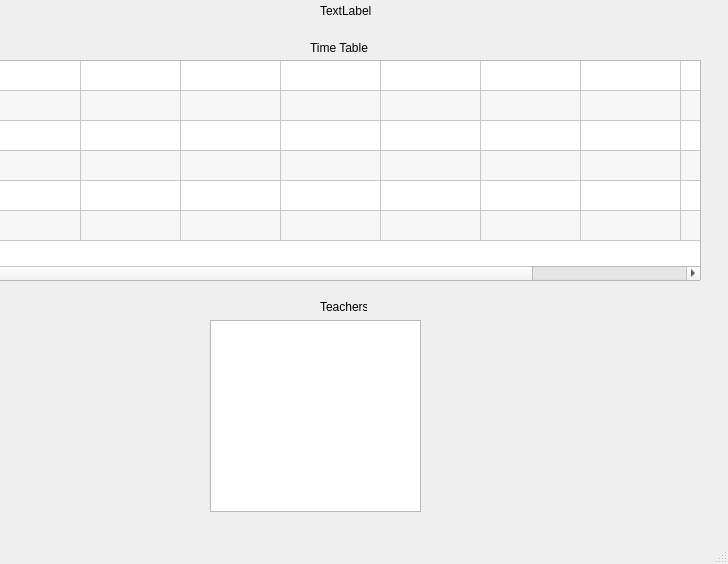
<?xml version="1.0" encoding="UTF-8"?>
<ui version="4.0">
 <class>MainWindow</class>
 <widget class="QMainWindow" name="MainWindow">
  <property name="geometry">
   <rect>
    <x>0</x>
    <y>0</y>
    <width>728</width>
    <height>564</height>
   </rect>
  </property>
  <property name="windowTitle">
   <string>MainWindow</string>
  </property>
  <widget class="QWidget" name="centralwidget">
   <widget class="QTableWidget" name="timetable">
    <property name="geometry">
     <rect>
      <x>-20</x>
      <y>60</y>
      <width>721</width>
      <height>221</height>
     </rect>
    </property>
    <property name="alternatingRowColors">
     <bool>true</bool>
    </property>
    <property name="rowCount">
     <number>6</number>
    </property>
    <property name="columnCount">
     <number>9</number>
    </property>
    <attribute name="horizontalHeaderVisible">
     <bool>false</bool>
    </attribute>
    <attribute name="verticalHeaderVisible">
     <bool>false</bool>
    </attribute>
    <row/>
    <row/>
    <row/>
    <row/>
    <row/>
    <row/>
    <column/>
    <column/>
    <column/>
    <column/>
    <column/>
    <column/>
    <column/>
    <column/>
    <column/>
   </widget>
   <widget class="QTableWidget" name="teachers">
    <property name="geometry">
     <rect>
      <x>210</x>
      <y>320</y>
      <width>211</width>
      <height>192</height>
     </rect>
    </property>
    <property name="sizePolicy">
     <sizepolicy hsizetype="Expanding" vsizetype="Expanding">
      <horstretch>0</horstretch>
      <verstretch>0</verstretch>
     </sizepolicy>
    </property>
    <property name="horizontalScrollBarPolicy">
     <enum>Qt::ScrollBarAsNeeded</enum>
    </property>
    <property name="sizeAdjustPolicy">
     <enum>QAbstractScrollArea::AdjustIgnored</enum>
    </property>
    <property name="autoScroll">
     <bool>true</bool>
    </property>
    <property name="tabKeyNavigation">
     <bool>true</bool>
    </property>
    <property name="dragDropOverwriteMode">
     <bool>true</bool>
    </property>
    <property name="alternatingRowColors">
     <bool>true</bool>
    </property>
    <property name="columnCount">
     <number>2</number>
    </property>
    <attribute name="horizontalHeaderVisible">
     <bool>false</bool>
    </attribute>
    <attribute name="horizontalHeaderHighlightSections">
     <bool>true</bool>
    </attribute>
    <attribute name="verticalHeaderVisible">
     <bool>false</bool>
    </attribute>
    <column/>
    <column/>
   </widget>
   <widget class="QLabel" name="secname">
    <property name="geometry">
     <rect>
      <x>320</x>
      <y>0</y>
      <width>101</width>
      <height>21</height>
     </rect>
    </property>
    <property name="text">
     <string>TextLabel</string>
    </property>
   </widget>
   <widget class="QLabel" name="label">
    <property name="geometry">
     <rect>
      <x>310</x>
      <y>40</y>
      <width>61</width>
      <height>16</height>
     </rect>
    </property>
    <property name="text">
     <string>Time Table</string>
    </property>
   </widget>
   <widget class="QLabel" name="label_2">
    <property name="geometry">
     <rect>
      <x>320</x>
      <y>300</y>
      <width>47</width>
      <height>13</height>
     </rect>
    </property>
    <property name="text">
     <string>Teachers</string>
    </property>
   </widget>
  </widget>
  <widget class="QMenuBar" name="menubar">
   <property name="geometry">
    <rect>
     <x>0</x>
     <y>0</y>
     <width>728</width>
     <height>21</height>
    </rect>
   </property>
  </widget>
  <widget class="QStatusBar" name="statusbar"/>
 </widget>
 <resources/>
 <connections/>
</ui>
